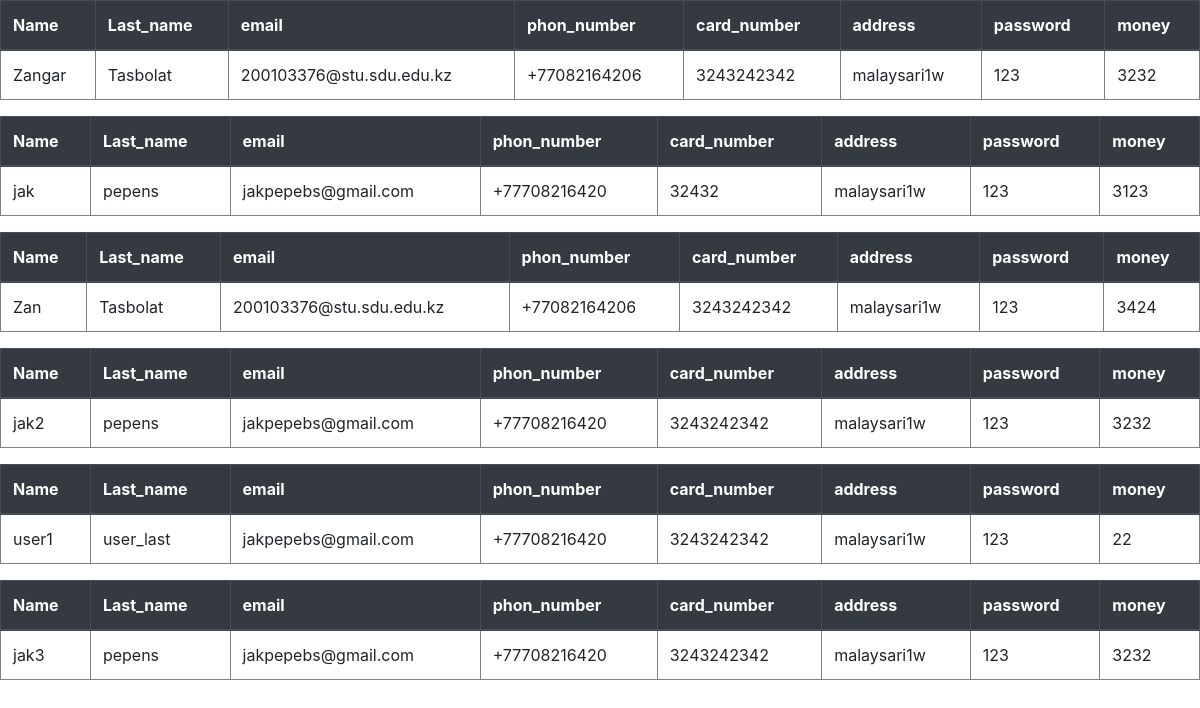
The app's page /tags/ with its own data.
### polls/models.py (models this page shows, shortened)
class Customer(models.Model):
    First_name = models.CharField(max_length=50)
    Last_name = models.CharField(max_length=50)
    email = models.EmailField()
    photo = models.ImageField(upload_to='up/')
    phon_number = models.CharField(max_length=11)
    card_number = models.CharField(max_length=20)
    address = models.CharField(max_length=50)
    password = models.CharField(max_length=50)
    money = models.IntegerField()

### polls/views.py (the view)
# urls.py: path('tags/', views.tags, name ="tags"),
def tags(request):
    return render(request, 'tags/index.html')

### polls/templatetags/poll_extras.py (called while the page is built)
@register.simple_tag()
def get_customer():
    return Customer.objects.all()

### polls/templates/tags/index.html (shortened to what this page needs)
{% load poll_extras %}
<!DOCTYPE html>
<html lang="en">
<head>
    <link rel="stylesheet" href="https://stackpath.bootstrapcdn.com/bootstrap/4.3.1/css/bootstrap.min.css"
integrity="sha384-ggOyR0iXCbMQv3Xipma34MD+dH/1fQ784/j6cY/iJTQUOhcWr7x9JvoRxT2MZw1T">
</head>
<body>
    {% get_customer as data %}
    {% for i in data %}
       <table border="1px" class ="table table-striped">
           <thead class="thead-dark">
                <tr><th>Name</th>
                    <th>Last_name</th>
                    <th>email</th>
                    <th>phon_number</th>
                    <th>card_number</th>
                    <th>address</th>
                    <th>password</th>
                    <th>money</th>
                </tr>
                <tr><td>{{i.First_name}}</td>
                    <td>{{i.Last_name }}</td>
                    <td>{{i.email}}</td>
                    <td>{{i.phon_number}}</td>
                    <td>{{i.card_number}}</td>
                    <td>{{i.address}}</td>
                    <td>{{i.password}}</td>
                    <td>{{i.money}}</td>
                </tr>
    {% endfor %}
</body>
</html>

### records on screen
Customer: First_name "Zangar", Last_name "Tasbolat", email "200103376@stu.sdu.edu.kz", phon_number "+77082164206", card_number "3243242342", address "malaysari1w", password "123", money "3232"
Customer: First_name "jak", Last_name "pepens", email "jakpepebs@gmail.com", phon_number "+77708216420", card_number "32432", address "malaysari1w", password "123", money "3123"
Customer: First_name "Zan", Last_name "Tasbolat", email "200103376@stu.sdu.edu.kz", phon_number "+77082164206", card_number "3243242342", address "malaysari1w", password "123", money "3424"
Customer: First_name "jak2", Last_name "pepens", email "jakpepebs@gmail.com", phon_number "+77708216420", card_number "3243242342", address "malaysari1w", password "123", money "3232"
Customer: First_name "user1", Last_name "user_last", email "jakpepebs@gmail.com", phon_number "+77708216420", card_number "3243242342", address "malaysari1w", password "123", money "22"
Customer: First_name "jak3", Last_name "pepens", email "jakpepebs@gmail.com", phon_number "+77708216420", card_number "3243242342", address "malaysari1w", password "123", money "3232"
